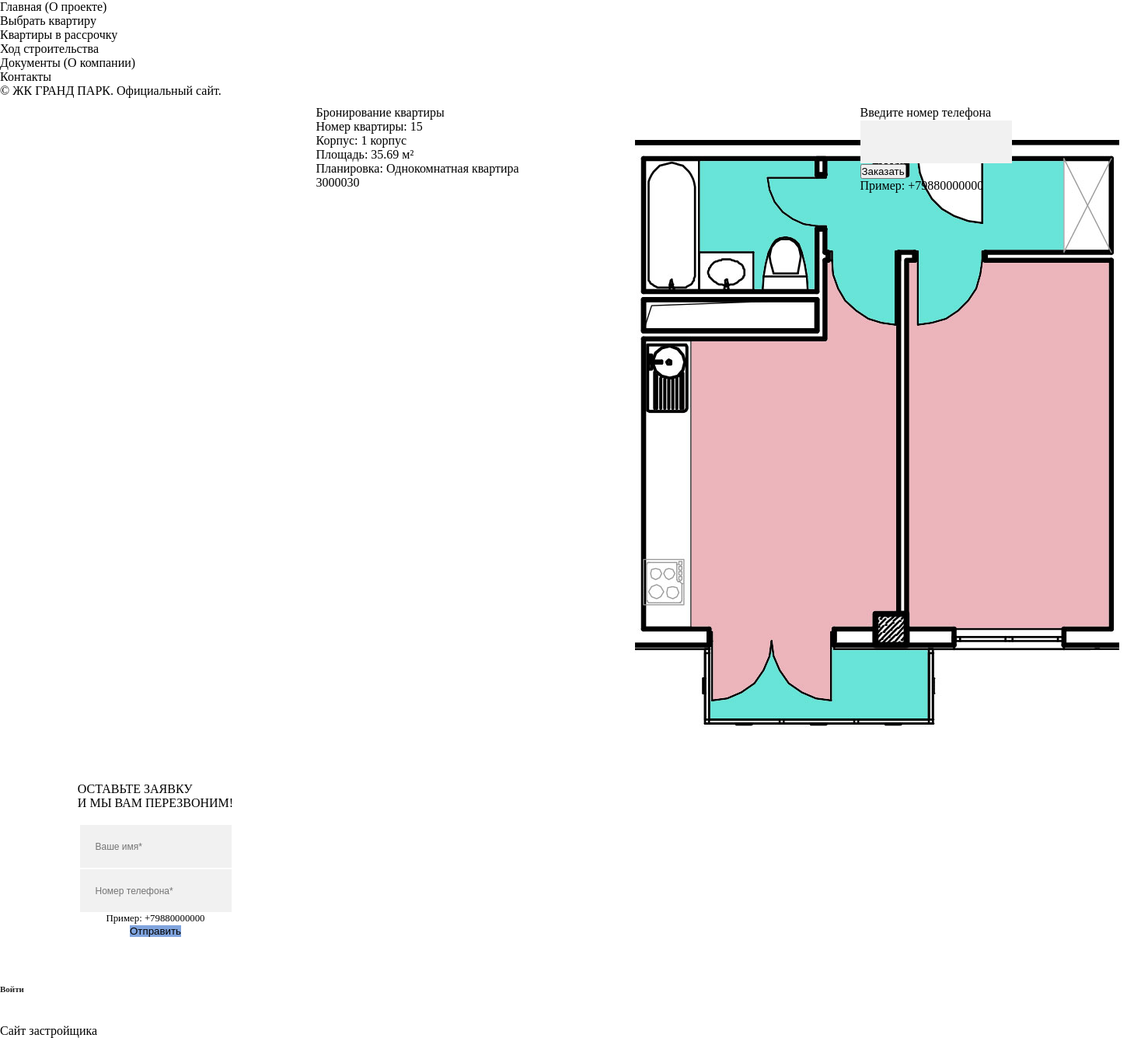
Before: /flats/FlatZayav/18/ with the older database file.
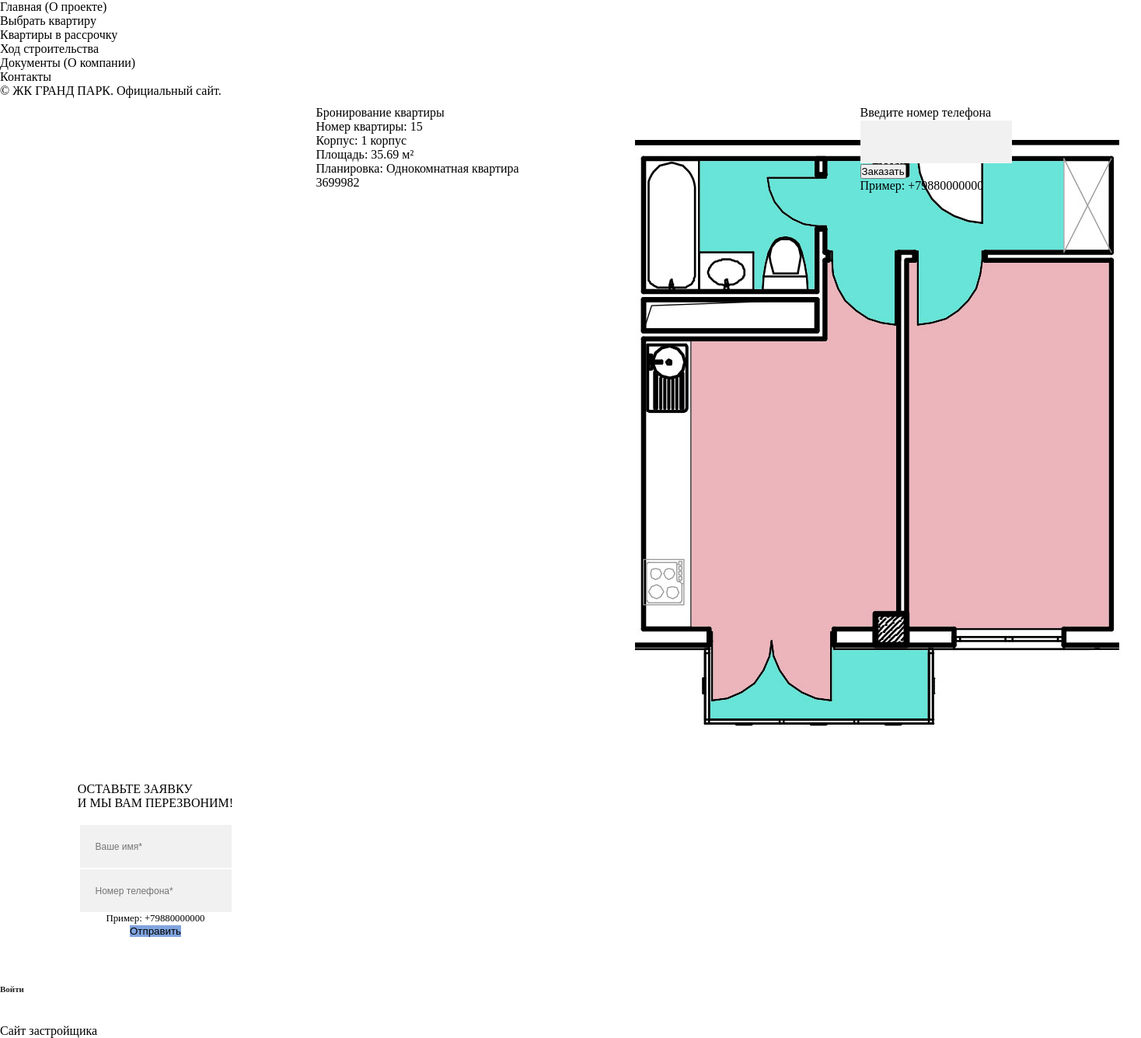
After: the same page with the newer database file.
### flats/models.py (models this page shows, shortened)
class flat(models.Model):
    korpus_choises = (('',''),('1 корпус','1 корпус'),('2 корпус','2 корпус'))
    korpus = models.CharField(max_length=20, verbose_name='Корпус:', choices=korpus_choises, default='')
    etag_choises = (('Выберите этаж','Выберите этаж'),('1 Этаж','1 Этаж'),('2 Этаж','2 Этаж'),('3 Этаж','3 Этаж'),
                    ('4 Этаж','4 Этаж'),('5 Этаж', '5 Этаж'), ('6 Этаж', '6 Этаж'), ('7 Этаж', '7 Этаж'),
                    ('8 Этаж', '8 Этаж'), ('9 Этаж', '9 Этаж'), ('10 Этаж', '10 Этаж'), ('11 Этаж', '11 Этаж'),
                    ('12 Этаж', '12 Этаж'))
    etag = models.CharField(max_length=15,verbose_name='Этаж:', choices=etag_choises, default='', blank=False)
    kv_numb = models.CharField(max_length=5, verbose_name='№ квартиры:', default='')
    cena_za_metr = models.FloatField(verbose_name='Цена за метр:', default=80000,validators=[MinValueValidator(10000)])
    vid_choises = (('на горы','на горы'),('на горы и море','на горы и море'),('на море и город','на море и город'),
                   ('на парк','на парк'),('во двор','во двор'))
    vid = models.CharField(max_length=40, verbose_name='Вид:', choices=vid_choises, default='')
    status_choises = (('Свободна','Свободна'),('Бронь','Бронь'),('Продана','Продана'))
    status = models.CharField(max_length=25, verbose_name='Статус:',choices=status_choises, default='Свободна')
    planirovka = models.ForeignKey(Planirovki, verbose_name='Планировка квартиры:', on_delete=models.CASCADE, default='')
    sdelka_date = models.DateField(verbose_name='Дата сделки:',blank=True, null=True)
    agenstvo = models.ManyToManyField(agenstv_spr)
    kanal_pr_choises = (('Разное','Разное'),('Авито','Авито'),('Домклик','Домклик'),('Яндекс','Яндекс'),('Циан','Циан'),
                        ('Тел.Звонок','Тел.Звонок'),('Агенство','Агенство'),('Заявка с сайта','Заявка с сайта'))
    kanal_pr = models.CharField(max_length=35, verbose_name='Источник заявки:', choices=kanal_pr_choises, default=' ')
    bron_date_start = models.DateField(verbose_name='Дата открытия брони:',blank=True,null=True)
    bron_date_end = models.DateField(verbose_name='Дата закрытия брони:', blank=True, null=True)
    bron_vneseno = models.IntegerField(verbose_name='Внесенно брони:',default=0,)
    fio_pokupatel = models.CharField(verbose_name='ФИО покупателя:', default=' ', max_length=75)
    tel_pokupatel = PhoneNumberField(verbose_name='Телефон покупателя:', default='+70000000000', help_text='+79881450000',
                                     blank=False)
    prim = models.TextField(verbose_name='Примечание;',default='',blank=False, null=False)
    class Meta:
        verbose_name = 'Квартира'
        verbose_name_plural = 'Квартиры'

class Planirovki(models.Model):
    pl_name = models.CharField(max_length=140, default='',verbose_name='Название планировки:')
    komn_choises=(('Выберите','Выберите'),('Студия','Студия'),('Однокомнатная','Однокомнатная'),('Двухкомнатная','Двухкомнатная'),
                  ('Трехкомнатная','Трехкомнатная'))
    komnat=models.CharField('Кол-во комнат', max_length=25, choices=komn_choises, default='')
    ploshad = models.FloatField(verbose_name='Площадь квартиры:', default=0, validators=[MinValueValidator(7)])
    pict = models.ImageField(verbose_name='Планировка квартиры:', upload_to='image', default='')
    class Meta:
        verbose_name = 'Планировка'
        verbose_name_plural = 'Планировки'

### flats/views.py (the view, shortened to what this page needs)
# urls.py: path(r'FlatZayav/<int:idd>/', views.FlatZayavkaPostView, name='flatsZayavBron'),
def FlatZayavkaPostView(request, idd):
    flats = get_object_or_404(flat, pk=idd)
    zayav = FlatZayvkaForm()
    return render(request,'flats/flatZayav.html',{'tform':zayav, 'tflat':flats})

### zayavka/forms.py
class zayavkaFromSaitForm(forms.ModelForm):
    class Meta:
        model = zayavka
        fields = ('name_kl','tel',)
        widgets = {'name_kl': forms.TextInput(attrs={'placeholder': 'Ваше имя*'}),
                   'tel': forms.TextInput(attrs={'placeholder': 'Номер телефона*'})}

### flats/forms.py
class FlatZayvkaForm(forms.ModelForm):
    class Meta:
        model = zayavka
        fields =['tel',]

### flats/context_processors.py (called while the page is built)
def main(request):
    if request.POST:
        form = zayavkaFromSaitForm(request.POST)
        if form.is_valid():
            post = form.save(commit=False)
            post.date_sozd = datetime.now()
            post.kanal_pr = 'Заявка с сайта'
            post.status = 'Новая заявка'
            ss = 'От ' + post.name_kl +' тел.'+str(post.tel)
            send_mail('Поступила новая заявка на сайт', ss , 'zhem-otchet@mail.ru',
                      ['sawf@rambler.ru'], fail_silently=False, html_message=ss)
            post.save()
    else:
        form = zayavkaFromSaitForm()
    return {'tn3': zayavka.objects.filter(status='Новая заявка').count(), 'allform':form}

### templates/flats/flatZayav.html (shortened to what this page needs)
{% extends 'main/main.html' %}
{% block content %}
<link rel="stylesheet" href="https://cdnjs.cloudflare.com/ajax/libs/uikit/3.0.0-rc.25/css/uikit.min.css" />
            <div id="wrapper">
                <div class="content-holder">
                    <div class="content">
                        <section style="padding: 10px 0;">
                            <div class="container">
                                <div class="contact-details-wrap fl-wrap" id="sec1">
                                    <div class="row">
{% load staticfiles %}
<div class="col-md-3">
<div class="uk-card uk-card-primary uk-card-body">
<h3 class="uk-card-title">Бронирование квартиры</h3>
<p>Номер квартиры: {{  tflat.kv_numb }}<br>
Корпус: {{ tflat.korpus }} <br>
Площадь: {{ tflat.planirovka.ploshad }} м²<br>
Планировка: {% if tflat.planirovka.komnat == 'Студия'  %}{{ tflat.planirovka.komnat }} {% else %}{{ tflat.planirovka.komnat }} квартира{% endif %}</p>
<h4 class="uk-card-title">{% widthratio tflat.planirovka.ploshad 1  tflat.cena_za_metr %} <span style="font-size: 0.88em;"><i class="fa fa-rub"></i></span></h4>
</div>
</div>
<div class="col-md-4">
<div class="uk-card uk-card-default uk-card-body">
<div uk-lightbox>
<a data-caption="Планировка квартиры" href="{{ MEDIA_URL }}{{ tflat.planirovka.pict }}"><img src="{{ MEDIA_URL }}{{ tflat.planirovka.pict }}"></a>
</div>
</div>
</div>
<div class="col-md-5">
<div class="uk-card uk-card-hover uk-card-body">
    <h5>Введите номер телефона</h5>
         <form method="POST" class="post-form">{% csrf_token %}
         <div class="uk-margin" uk-margin>
           <div uk-form-custom="target: true"> {{  tform.tel }}</div>
        <button class="uk-button uk-button-danger uk-button-large" type="submit">Заказать</button></div>
    </form>
    <h6>Пример: +79880000000</h6>
</div>
</div>
</div>
 </div></div>
                    </section>
                    </div>
{% endblock %}

Changed rows visible on the page:
changed flat "1 корпус": planirovka+cena_za_metr "3000030" → "3699982"
